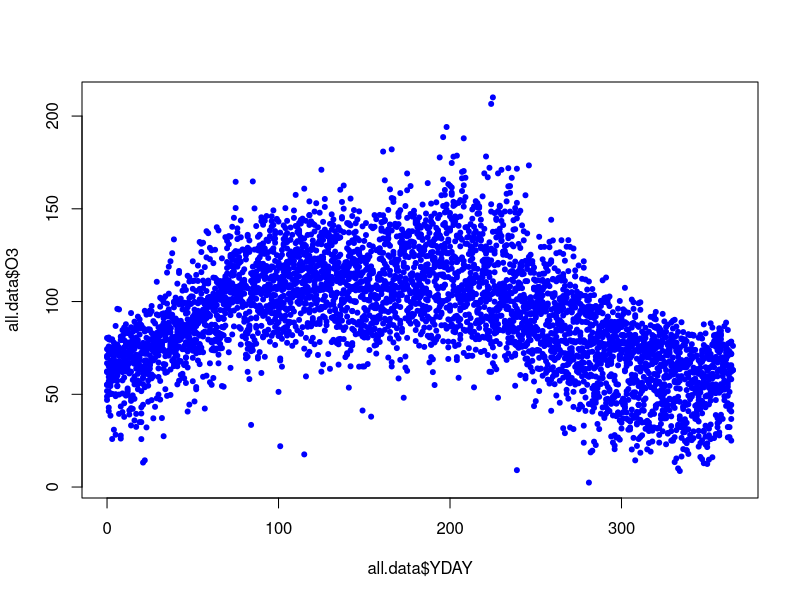

The R source for this figure:
## ---- chunk 1
all.data <- read.csv("pollution.csv")
summary(all.data)
## ---- chunk 2
c(min = min(all.data$RAIN[all.data$RAIN != 0]), max = max(all.data$RAIN))
## ---- chunk 3
all.data$RAIN[all.data$RAIN > 100] <- 100
## ---- chunk 4
splitDate <- function(df)
{
  dates <- as.POSIXlt(df$DATE, format="%Y-%m-%d")
  ydays <- dates$yday
  years <- dates$year

  df$DATE <- NULL
  invisible(cbind(YEAR=years, YDAY=ydays, df))
}

all.data <- splitDate(all.data)
## ---- chunk 5
cor(all.data[complete.cases(all.data), ])
## ---- chunk 6
plot(all.data$YDAY, all.data$O3, pch=20, col="blue")
